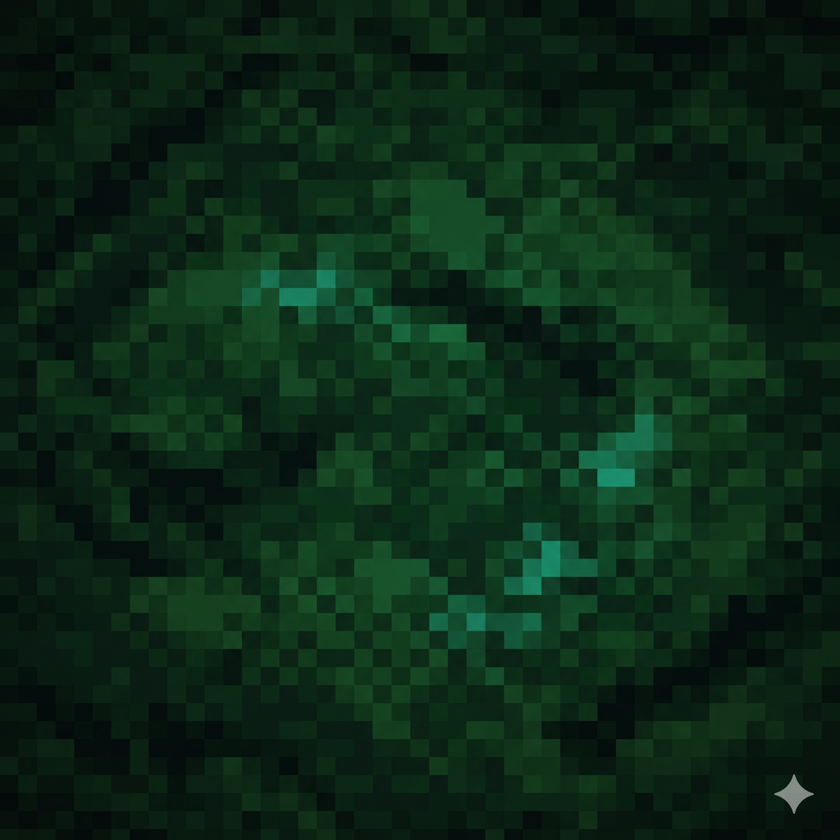
#> input picture assets/dark-background.png, 840 x 840 px, shrunk from 1024 x 1024 before the run, found by its file name
$ python add_transparency.py
#> lines starting #> are read from the running program, lines starting #| are printed output that depends on the picture
from PIL import Image
import os

# Open the dark background image
input_path = 'public/assets/dark-background.png'
output_path = 'public/assets/dark-background.png'

# Open the image
img = Image.open(input_path)
#> img is the input picture: PIL image 840x840 RGB; mean R, G, B 11.9, 40.2, 23.2

# Convert to RGBA if not already
if img.mode != 'RGBA':
    img = img.convert('RGBA')
#> img: PIL image 840x840 RGBA

# Get the image data
data = img.getdata()

# Create new image data with transparency (85% opacity = 217 alpha)
new_data = []
for item in data:
    # Keep RGB values, set alpha to 85% (217 out of 255)
    new_data.append((item[0], item[1], item[2], int(item[3] * 0.85)))
#> this loop made 705600 passes
#> item on passes 1 to 3: (5, 17, 10, 255), (6, 16, 10, 255), (7, 17, 11, 255)
#> after the loop, new_data = 705600 items

# Update image data
img.putdata(new_data)
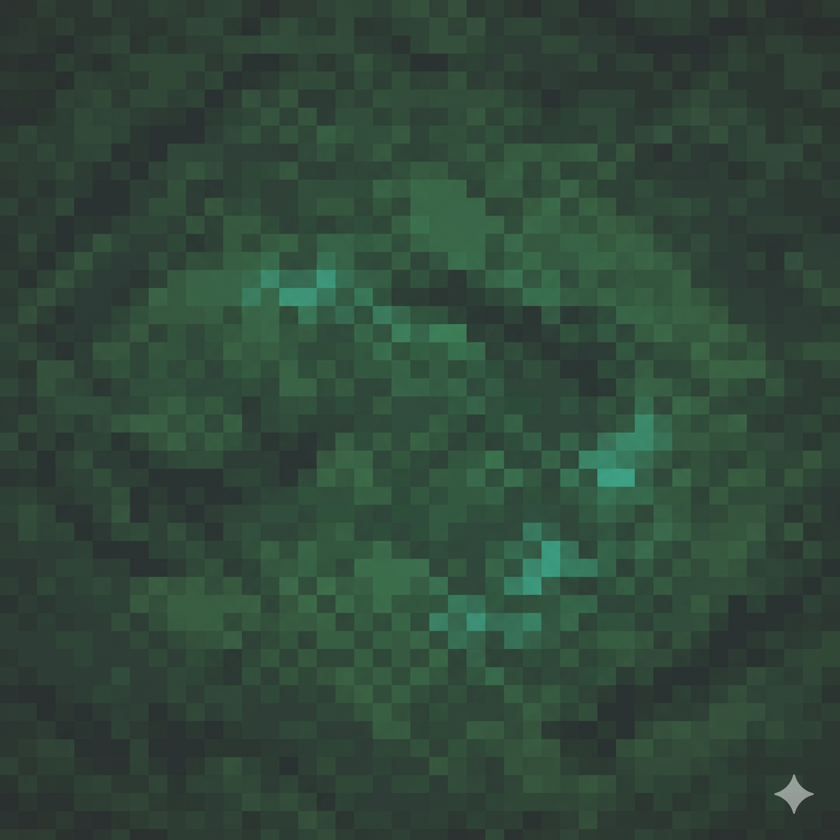
#> img: PIL image 840x840 RGBA; mean R, G, B, A 11.9, 40.2, 23.2, 216; transparent parts drawn white

# Save the image
img.save(output_path, 'PNG')
print(f"Added transparency to {output_path}")
